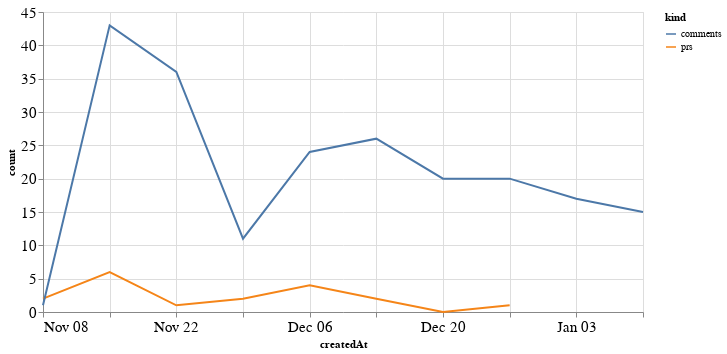

Notebook cell for this chart:
### Code cell
alt.Chart(total_time, width=600).mark_line().encode(
    x='createdAt',
    y='count',
    color='kind'
)

### Figure 1 — Vega-Lite specification as saved in the notebook (floating-point values rounded to 4 significant figures)
{"config": {"axisLeft": {"labelFontSize": 15}, "axisBottom": {"labelFontSize": 15}}, "data": {"name": "data-d9e31f34e9fe83d9cb4d6800ae5fe818"}, "mark": "line", "encoding": {"color": {"type": "nominal", "field": "kind"}, "x": {"type": "temporal", "field": "createdAt"}, "y": {"type": "quantitative", "field": "count"}}, "width": 600, "$schema": "https://vega.github.io/schema/vega-lite/v4.8.1.json", "datasets": {"data-d9e31f34e9fe83d9cb4d6800ae5fe818": [{"createdAt": "2020-11-08T00:00:00", "kind": "prs", "count": 2.0}, {"createdAt": "2020-11-15T00:00:00", "kind": "prs", "count": 6.0}, {"createdAt": "2020-11-22T00:00:00", "kind": "prs", "count": 1.0}, {"createdAt": "2020-11-29T00:00:00", "kind": "prs", "count": 2.0}, {"createdAt": "2020-12-06T00:00:00", "kind": "prs", "count": 4.0}, {"createdAt": "2020-12-13T00:00:00", "kind": "prs", "count": 2.0}, {"createdAt": "2020-12-20T00:00:00", "kind": "prs", "count": 0.0}, {"createdAt": "2020-12-27T00:00:00", "kind": "prs", "count": 1.0}, {"createdAt": "2021-01-03T00:00:00", "kind": "prs", "count": null}, {"createdAt": "2021-01-10T00:00:00", "kind": "prs", "count": null}, {"createdAt": "2020-11-08T00:00:00", "kind": "comments", "count": 1.0}, {"createdAt": "2020-11-15T00:00:00", "kind": "comments", "count": 43.0}, {"createdAt": "2020-11-22T00:00:00", "kind": "comments", "count": 36.0}, {"createdAt": "2020-11-29T00:00:00", "kind": "comments", "count": 11.0}, {"createdAt": "2020-12-06T00:00:00", "kind": "comments", "count": 24.0}, {"createdAt": "2020-12-13T00:00:00", "kind": "comments", "count": 26.0}, {"createdAt": "2020-12-20T00:00:00", "kind": "comments", "count": 20.0}, {"createdAt": "2020-12-27T00:00:00", "kind": "comments", "count": 20.0}, {"createdAt": "2021-01-03T00:00:00", "kind": "comments", "count": 17.0}, {"createdAt": "2021-01-10T00:00:00", "kind": "comments", "count": 15.0}]}}
